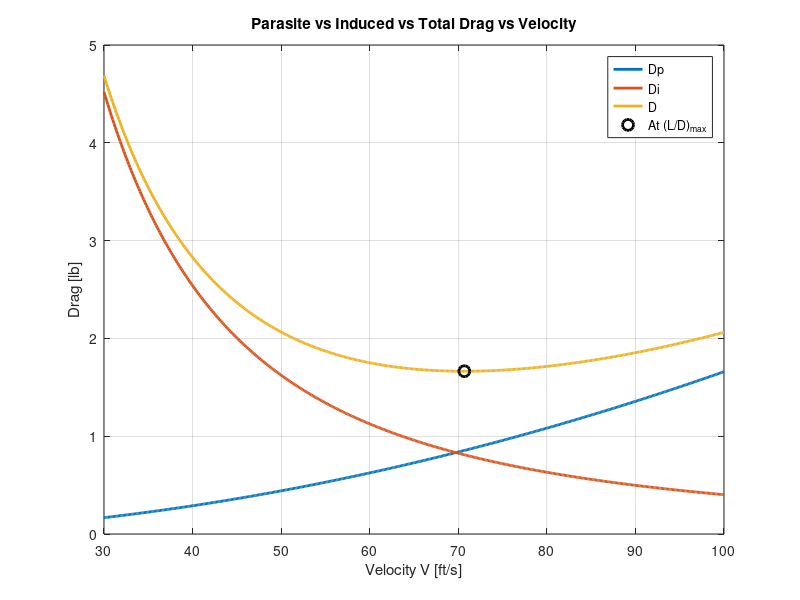
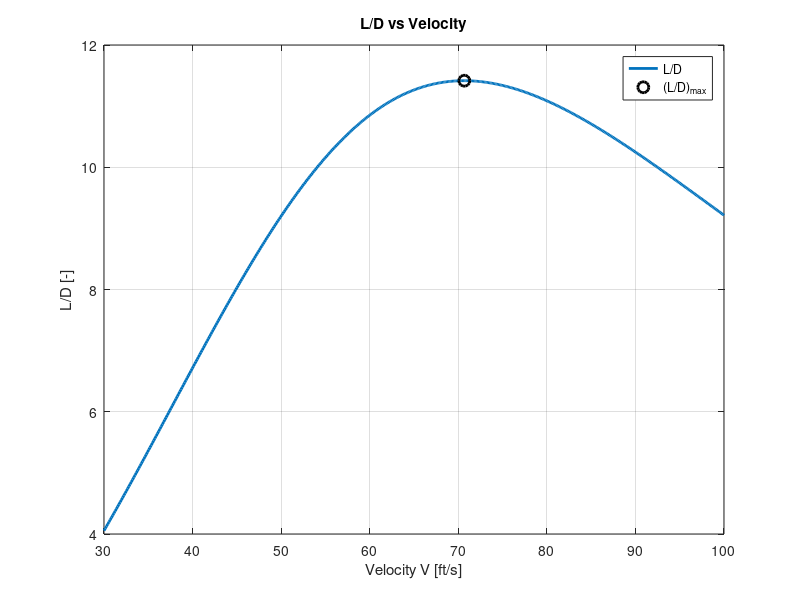
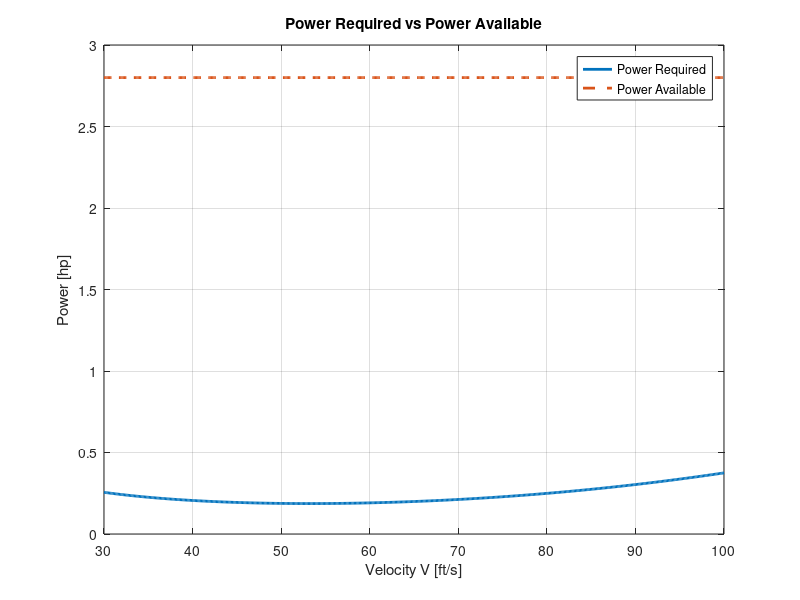
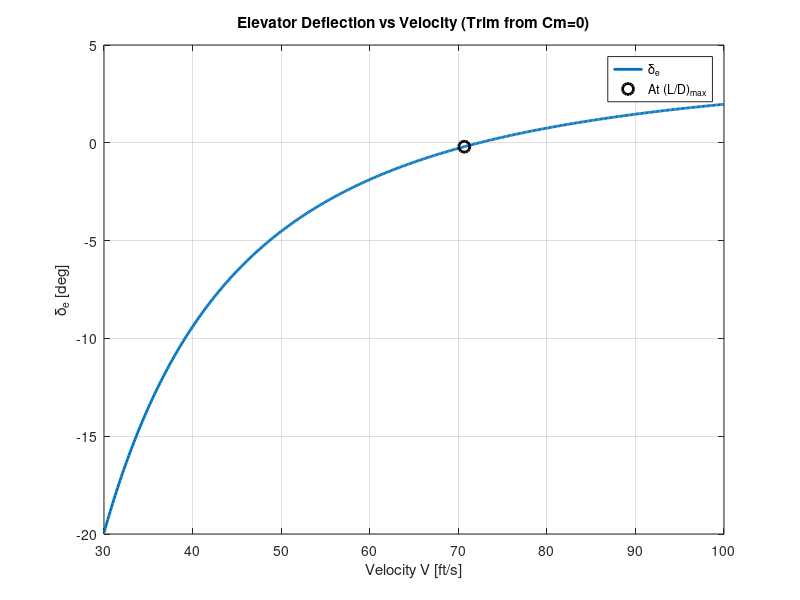

Reproduce these figures in MATLAB, in order. (Note: this script raises an error after producing the figures.)
%% ========================================================================
% MAE 154A - ONE SCRIPT (FIRST-PASS)
% Longitudinal stability + trim coefficients + drag build-up + V-sweep
% Keeps ALL coefficients (CL0, CLi, CMi, etc.) for team clarity.
% ========================================================================

clear; clc; close all;

%% ========================================================================
% 0) ATMOSPHERE (SEA LEVEL)
% ========================================================================
rho = 0.0023769;        % [slug/ft^3]
mu  = 3.737e-7;         % [slug/(ft*s)]
a   = 1116.45;          % [ft/s]

%% ========================================================================
% 1) AIRCRAFT INPUTS (EDIT WHEN DESIGN CHANGES)
% ========================================================================

% --- Weight / power ---
W     = 19;             % [lb]
Power = 2.8;            % [hp] power available (flat line first-pass)

% --- Wing geometry ---
Arw     = 7.4;          % [-]
bw      = 5.617;        % [ft]
Sw      = 4.264931025;  % [ft^2]
lambdaw = 0.40;         % [-]

% --- Horizontal tail geometry ---
Sth      = Sw*0.20;     % [ft^2]
Art      = 4.0;         % [-]
bth      = sqrt(Sth*Art); % [ft]
lambdath = 0.50;        % [-]

% --- Vertical tail geometry (DEFINE THESE) ---
% NOTE: Put real values here when you have them.
S_vt   = 0.30;            % [ft^2]  
AR_vt  = 1.8;             % [-]  
b_vt = 0.4077735426 ; 
c_vt  = 0.35;            % [ft]    
tc_v = 0.12;            % [-]     
xcm_v = 0.30;           % [-]     
Lam_v = 0;              % [rad]   

% --- Aero assumptions ---
e        = 0.85;        % [-]
cla      = 5.73;        % [1/rad]
downwash = 0.25;        % [-] dε/dα
tau      = 0.5;         % [-] elevator effectiveness
Cmacw    = -0.05;       % [-] wing Cm about wing AC 

% --- FIXED TAIL INCIDENCE (FIRST PASS) ---
it = 3*pi/180;          % [rad] 

% --- Locations (from nose) ---
x_wle     = 1.0;        % [ft] wing leading edge location
x_cg_dry  = 1.5339;     % [ft]
x_cg_half = 1.4632;     % [ft] 
x_cg_0    = 1.4496;     % [ft]

% --- Fuselage (box: 8in x 8in x 5ft) ---
L_fuse = 5.0;           % [ft]
W_fuse = 8/12;          % [ft]
H_fuse = 8/12;          % [ft]
Swet_f = 2*(L_fuse*W_fuse + L_fuse*H_fuse + W_fuse*H_fuse); % [ft^2]
d_fuse = W_fuse;        % [ft] equiv diameter for fineness ratio

%% ========================================================================
% 2) PLANFORM GEOMETRY (ROOT/TIP/MAC)
% ========================================================================
Crw = (2*Sw)/(bw*(1 + lambdaw));
Ctw = lambdaw * Crw;
Cw  = (2/3) * Crw * ((1 + lambdaw + lambdaw^2)/(1 + lambdaw)); % wing MAC

Crth = (2*Sth)/(bth*(1 + lambdath));
Ctth = lambdath * Crth;
Cth  = (2/3) * Crth * ((1 + lambdath + lambdath^2)/(1 + lambdath)); % tail MAC

fprintf("\n==================== GEOMETRY ====================\n");
fprintf("Wing: Cr=%.4f ft, Ct=%.4f ft, MAC Cw=%.4f ft\n", Crw, Ctw, Cw);
fprintf("HT:   Cr=%.4f ft, Ct=%.4f ft, MAC Cth=%.4f ft\n", Crth, Ctth, Cth);
fprintf("Fuse: L=%.2f ft, W=%.3f ft, H=%.3f ft, Swet_f=%.3f ft^2\n", L_fuse, W_fuse, H_fuse, Swet_f);

%% ========================================================================
% 3) 3D LIFT CURVE SLOPES
% ========================================================================
aw = cla / (1 + (cla/(pi*e*Arw)));   % wing 3D slope [1/rad]
at = cla / (1 + (cla/(pi*e*Art)));   % tail 3D slope [1/rad]

fprintf("\n==================== LIFT SLOPES ====================\n");
fprintf("aw = %.4f 1/rad\n", aw);
fprintf("at = %.4f 1/rad\n", at);

%% ========================================================================
% 4) AC LOCATIONS FROM GEOMETRY (NO GUESSING)
% Tail root TE flush with fuselage end; tail AC at 0.25*c behind tail LE.
% ========================================================================
hacw = 0.25;   % wing AC at 0.25 MAC
hact = 0.25;   % tail AC at 0.25 chord (root chord ref)

x_wac = x_wle + hacw*Cw;                 % wing AC from nose [ft]
x_tac = L_fuse - (1 - hact)*Crth;        % tail AC from nose [ft]
Lh    = x_tac - x_wac;                   % wing AC -> tail AC [ft]

x_ac_t_LE = x_tac - x_wle;               % tail AC measured from wing LE [ft]
h_ac_t    = x_ac_t_LE / Cw;              % nondim tail AC from wing LE [-]

fprintf("\n==================== REFERENCE LOCATIONS ====================\n");
fprintf("x_wac = %.4f ft, x_tac = %.4f ft, Lh = %.4f ft\n", x_wac, x_tac, Lh);
fprintf("h_ac_t = %.4f (tail AC from wing LE / Cw)\n", h_ac_t);

%% ========================================================================
% 5) NEUTRAL POINT + STATIC MARGIN
% ========================================================================
hn = (hacw + h_ac_t*((Sth/Sw)*(at/aw))*(1-downwash)) / (1 + (Sth/Sw)*(at/aw)*(1-downwash));

hcg_dry  = (x_cg_dry  - x_wle)/Cw;
hcg_half = (x_cg_half - x_wle)/Cw;
hcg_0    = (x_cg_0    - x_wle)/Cw;

SM_dry  = hn - hcg_dry;
SM_half = hn - hcg_half;
SM_0    = hn - hcg_0;

fprintf("\n==================== STABILITY ====================\n");
fprintf("hn = %.4f\n", hn);
fprintf("SM_dry  = %.4f (%.1f%% MAC)\n", SM_dry,  100*SM_dry);
fprintf("SM_half = %.4f (%.1f%% MAC)\n", SM_half, 100*SM_half);
fprintf("SM_0    = %.4f (%.1f%% MAC)\n", SM_0,    100*SM_0);

%% ========================================================================
% 6) TAIL ARM (CG -> TAIL AC) AND TAIL VOLUME VH
% ========================================================================
lt_dry  = x_tac - x_cg_dry;
lt_half = x_tac - x_cg_half;
lt_0    = x_tac - x_cg_0;

VH_dry  = (Sth*lt_dry )/(Sw*Cw);
VH_half = (Sth*lt_half)/(Sw*Cw);
VH_0    = (Sth*lt_0   )/(Sw*Cw);

fprintf("\n==================== TAIL ARM & VOLUME ====================\n");
fprintf("lt_half = %.4f ft, VH_half = %.4f\n", lt_half, VH_half);

%% ========================================================================
% 7) LONGITUDINAL COEFFICIENTS (KEEP ALL)
% Use “half fuel + payload” as your design case (you can swap later).
% ========================================================================
hcg = hcg_half;
VH  = VH_half;

% Aircraft lift slope
CLalpha = aw + at*(Sth/Sw)*(1 - downwash);

% --- These three are the ones you asked to KEEP explicit ---
CL0 = -at*(Sth/Sw)*it;      % lift at alpha=0 due to incidence
CLi = -at*(Sth/Sw);         % dCL/d(it)
CMi =  at*VH;               % dCm/d(it)

% Pitching moment slope (static stability)
Cmalpha = -CLalpha*(hn - hcg);

% Zero-alpha pitching moment about CG
Cm0 = Cmacw + VH*at*it;

% Elevator derivatives
CLdeltae = at*(Sth/Sw)*tau;
Cmdeltae = -at*VH*tau;

%% ========================================================================
% 8) VELOCITY SWEEP
% ========================================================================
V = linspace(30, 100, 500);     % [ft/s]
q = 0.5*rho.*V.^2;
M = V./a;

% Required CL for level flight (L=W)
CL = W ./ (q.*Sw);

% Solve for alpha, alpha_t (first-pass linear)
alpha   = CL ./ aw;                         % [rad] wing-only first-pass
alpha_t = (1 - downwash).*alpha + it;       % [rad] tail AoA model

% Wing lift coefficient contribution
CLw = aw .* alpha;

% Elevator deflection needed for trim at each V (kept explicit for team)
% deltae(CL) = -((Cm0*CLalpha) + (Cmalpha*CL)) / ((CLalpha*Cmdeltae) - (Cmalpha*CLdeltae))
deltae = -((Cm0*CLalpha) + (Cmalpha.*CL)) ./ ((CLalpha*Cmdeltae) - (Cmalpha*CLdeltae)); % [rad]

% Tail lift coefficient using YOUR professor-style form:
% CLt = CL0 + at*(alpha_t - it) + CLdeltae*deltae
CLt = CL0 + at*(alpha_t - it) + CLdeltae.*deltae;

%% ========================================================================
% 9) PARASITE DRAG (Raymer-style build-up) + INCLUDE VERTICAL TAIL
% ========================================================================
% Wetted areas (first-pass)
Swet_w = 2*Sw;
Swet_t = 2*Sth;
Swet_v = 2*S_vt;

% Reynolds numbers (needed internally for Cf; we just won’t print them)
Re_w = rho.*V.*Cw    ./ mu;
Re_t = rho.*V.*Cth   ./ mu;
Re_v = rho.*V.*c_vt    ./ mu;
Re_f = rho.*V.*L_fuse./ mu;

% Skin friction (Raymer-style)
Cf_w = 0.455 ./ ((log10(Re_w)).^2.58 .* (1 + 0.144*M.^2).^0.65);
Cf_t = 0.455 ./ ((log10(Re_t)).^2.58 .* (1 + 0.144*M.^2).^0.65);
Cf_v = 0.455 ./ ((log10(Re_v)).^2.58 .* (1 + 0.144*M.^2).^0.65);
Cf_f = 0.455 ./ ((log10(Re_f)).^2.58 .* (1 + 0.144*M.^2).^0.65);

% Surface form factor (same expression you’ve been using)
tc  = 0.12;
xcm = 0.30;
Lam = 0;
K_surf = (1 + (0.6/xcm)*tc + 100*tc^4) .* (1.34*M.^0.18 .* (cos(Lam)).^0.28);

% Vertical tail form factor uses its own tc/xcm/Lam (kept separate)
K_v = (1 + (0.6/xcm_v)*tc_v + 100*tc_v^4) .* (1.34*M.^0.18 .* (cos(Lam_v)).^0.28);

% Interference factors
Q_w = 1.0;
Q_t = 1.05;
Q_v = 1.05;
Q_f = 1.0;

% Fuselage form factor
f   = L_fuse/d_fuse;
K_f = 0.9 + 5/f^1.5 + f/400;

% Misc allowances
CD_misc = 0.002;
CD_LP   = 0.002;

% Total parasite CD
CDp = ...
    K_surf.*Q_w.*Cf_w.*(Swet_w/Sw) + ...
    K_surf.*Q_t.*Cf_t.*(Swet_t/Sw) + ...
    K_v   .*Q_v.*Cf_v.*(Swet_v/Sw) + ...
    K_f   .*Q_f.*Cf_f.*(Swet_f/Sw) + ...
    CD_misc + CD_LP;

%% ========================================================================
% 10) INDUCED DRAG + TOTAL DRAG + L/D
% ========================================================================
CDi_w = (CLw.^2) ./ (pi*Arw*e);
CDi_t = (Sth/Sw) .* (CLt.^2) ./ (pi*Art*e);
CDi_total = CDi_w + CDi_t;

CD_total = CDp + CDi_total;

Dp = q .* Sw .* CDp;
Di = q .* Sw .* CDi_total;
D  = q .* Sw .* CD_total;

L  = q .* Sw .* CL;     % should match W
LD = L ./ D;

% Power required (hp)
Power_required_hp = (D.*V) / 550;
Power_available_hp = Power * ones(size(V));

%% ========================================================================
% 11) FIND (L/D)max AND PRINT KEY VALUES
% ========================================================================
[LDmax, idx] = max(LD);

V_LDmax        = V(idx);
CL_LDmax       = CL(idx);
alpha_LDmax_deg   = rad2deg(alpha(idx));
alpha_t_LDmax_deg = rad2deg(alpha_t(idx));
deltae_LDmax_deg  = rad2deg(deltae(idx));

fprintf("\n==================== PERFORMANCE ====================\n");
fprintf("(L/D)max = %.3f at V = %.2f ft/s\n", LDmax, V_LDmax);
fprintf("CL(L/Dmax) = %.4f\n", CL_LDmax);
fprintf("alpha(L/Dmax) = %.2f deg\n", alpha_LDmax_deg);
fprintf("alpha_t(L/Dmax) = %.2f deg\n", alpha_t_LDmax_deg);
fprintf("deltae(L/Dmax) = %.2f deg\n", deltae_LDmax_deg);

%% ========================================================================
% 12) PLOTS
% ========================================================================
figure;
plot(V, Dp, 'LineWidth', 2); hold on;
plot(V, Di, 'LineWidth', 2);
plot(V, D,  'LineWidth', 2);
plot(V_LDmax, D(idx), 'ko', 'MarkerSize', 8, 'LineWidth', 2);
grid on;
xlabel('Velocity V [ft/s]'); ylabel('Drag [lb]');
title('Parasite vs Induced vs Total Drag vs Velocity');
legend('Dp','Di','D','At (L/D)_{max}','Location','best');

figure;
plot(V, LD, 'LineWidth', 2); hold on;
plot(V_LDmax, LDmax, 'ko', 'MarkerSize', 8, 'LineWidth', 2);
grid on;
xlabel('Velocity V [ft/s]'); ylabel('L/D [-]');
title('L/D vs Velocity');
legend('L/D','(L/D)_{max}','Location','best');

figure;
plot(V, Power_required_hp, 'LineWidth', 2); hold on;
plot(V, Power_available_hp, '--', 'LineWidth', 2);
grid on;
xlabel('Velocity V [ft/s]'); ylabel('Power [hp]');
title('Power Required vs Power Available');
legend('Power Required','Power Available','Location','best');

figure;
plot(V, rad2deg(deltae), 'LineWidth', 2); hold on;
plot(V_LDmax, deltae_LDmax_deg, 'ko', 'MarkerSize', 8, 'LineWidth', 2);
grid on;
xlabel('Velocity V [ft/s]'); ylabel('\delta_e [deg]');
title('Elevator Deflection vs Velocity (Trim from Cm=0)');
legend('\delta_e','At (L/D)_{max}','Location','best');

%% ========================================================================
% 13) TABLE OUTPUT (NO Reynolds; INCLUDE deltae + moments)
% ========================================================================
alpha_deg   = rad2deg(alpha);
alpha_t_deg = rad2deg(alpha_t);
deltae_deg  = rad2deg(deltae);

% Moment breakdown (kept explicit for team)
Cmcgw = Cmacw + aw.*alpha.*(hcg - hacw);                 % wing part about CG
Cmcgt = -(VH*at*(1-downwash)).*alpha + at*VH*it;         % tail part about CG
Cmcg  = Cmcgw + Cmcgt;                                   % total

T = table(V(:), CL(:), alpha_deg(:), alpha_t_deg(:), ...
          deltae_deg(:), CLw(:), CLt(:), ...
          CDp(:), CDi_w(:), CDi_t(:), CD_total(:), ...
          Dp(:), Di(:), D(:), LD(:), ...
          Cmcgw(:), Cmcgt(:), Cmcg(:), ...
          'VariableNames', ...
          {'V_ft_s','CL','alpha_deg','alpha_t_deg', ...
           'deltae_deg','CLw','CLt', ...
           'CDp','CDi_w','CDi_t','CD_total', ...
           'Dp_lb','Di_lb','D_lb','L_over_D', ...
           'Cmcgw','Cmcgt','Cmcg'});

disp(T);

%% ============================ END SCRIPT ================================
